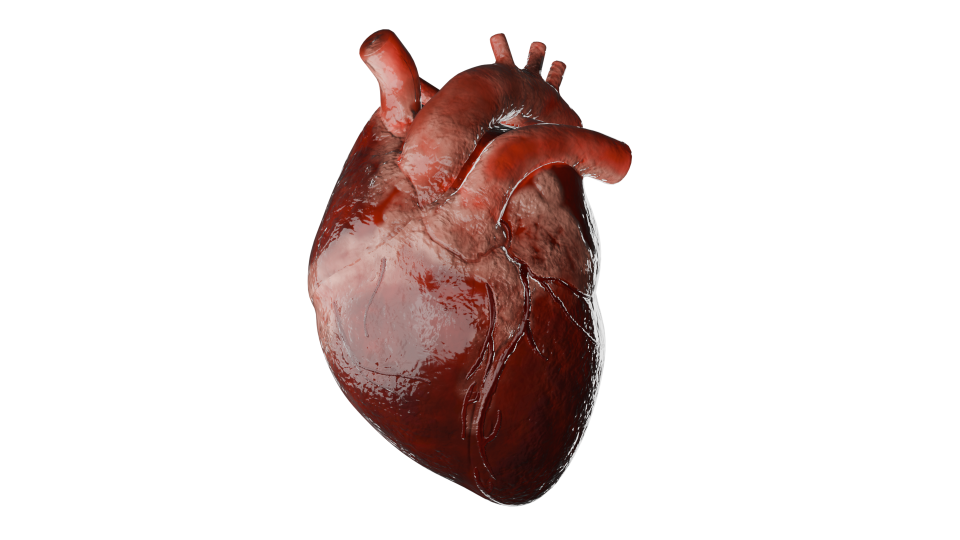
#> input picture convert-ascii/images/0003.png, 1920 x 1080 px (shown at 1/2 size)
$ python -i ascii.py   (imports and definitions only)
#> lines starting #> are read from the running program, lines starting #| are printed output that depends on the picture
import os
import json
from datetime import datetime
from PIL import Image, ImageEnhance

# --- Configuration ---
# Directory where your source images are located.
IMAGE_DIRECTORY = "images"

# The name of the final JSON animation file to be created.
OUTPUT_JSON_FILE = "animation.json"

# --- Animation Metadata ---
# Desired playback speed in frames per second (FPS).
ANIMATION_FPS = 24
# The sequence range of your image files.
START_NUMBER = 1
END_NUMBER =360

# --- ASCII Conversion Settings ---
# A 70-character set for smooth gradients, from darkest to lightest.# Lightest to Darkest (Inverted)
ASCII_CHARS = list(" .'`^\",:;Il!i><~+_-?][}{)(|/\\tfjrxnuvczXYUJCQL0OZmwqpdbkho*#MW&8%B@$")
# Set the desired width of the output ASCII art in characters.
OUTPUT_WIDTH = 400
# Set the threshold for transparency (0=fully transparent, 255=fully opaque).
ALPHA_THRESHOLD = 142
# Adjusts the brightness. 1.0 is original, >1.0 is brighter.
BRIGHTNESS_FACTOR = 1
# Adjusts the contrast. 1.0 is original, >1.0 is higher contrast.
CONTRAST_FACTOR = 1.5
# --------------------

def image_to_ascii(image_path):
    """
    Converts a single image file to a high-contrast ASCII art string.

    Args:
        image_path (str): The full path to the input image.

    Returns:
        str: The generated ASCII art as a multi-line string, or None on error.
    """
#> called with image_path = 'images/0003.png'
    try:
        source_image = Image.open(image_path).convert("RGBA")
#> source_image is the input picture: PIL image 1920x1080 RGBA; mean R, G, B, A 25.7, 14.9, 13.3, 52.1
    except Exception as e:
        print(f"    -> ❌ Error opening image: {e}")
        return None

    # Resize image
    width, height = source_image.size
#> width = 1920; height = 1080
    aspect_ratio = height / float(width)
#> aspect_ratio = 0.562
    new_height = int(aspect_ratio * OUTPUT_WIDTH * 0.55)
#> new_height = 123
    resized_image = source_image.resize((OUTPUT_WIDTH, new_height))
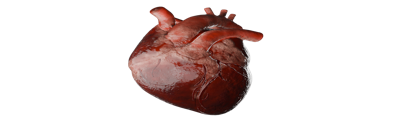
#> resized_image: PIL image 400x123 RGBA; mean R, G, B, A 25.9, 15, 13.4, 52.2; transparent parts drawn white

    # Enhance a grayscale version for contrast and brightness
    grayscale_image = resized_image.convert("L")
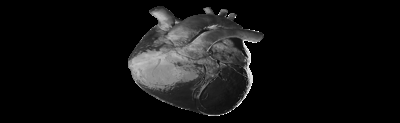
#> grayscale_image: PIL image 400x123 L; min 0, max 255, mean 18.1
    bright_image = ImageEnhance.Brightness(grayscale_image).enhance(BRIGHTNESS_FACTOR)
    final_image = ImageEnhance.Contrast(bright_image).enhance(CONTRAST_FACTOR)
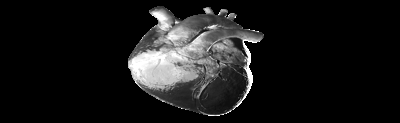
#> final_image: PIL image 400x123 L; min 0, max 255, mean 24.9

    # Map pixels to ASCII characters
    rgba_pixels = resized_image.getdata()
    grayscale_pixels = final_image.getdata()

    ascii_chars_list = []
    for rgba_pixel, gray_pixel_value in zip(rgba_pixels, grayscale_pixels):
        if rgba_pixel[3] < ALPHA_THRESHOLD:
            ascii_chars_list.append(" ")
            continue

        char_index = int(gray_pixel_value / 256 * len(ASCII_CHARS))
        if char_index >= len(ASCII_CHARS):
            char_index = len(ASCII_CHARS) - 1
        ascii_chars_list.append(ASCII_CHARS[char_index])
#> after the loop, ascii_chars_list = 49200 items

    ascii_str = "".join(ascii_chars_list)

    # Format into lines
    img_ascii = ""
    for i in range(0, len(ascii_str), OUTPUT_WIDTH):
        img_ascii += ascii_str[i:i + OUTPUT_WIDTH] + "\n"
#> this loop made 123 passes
#> i on passes 2 to 13: 400, 800, 1200, 1600, 2000, 2400, 2800, 3200, 3600, 4000, 4400, 4800

    return img_ascii

# [63 lines left out: function create_animation_from_images, not called in this run]

# [3 lines not run here, left out]

>>> result = image_to_ascii('images/0003.png')
